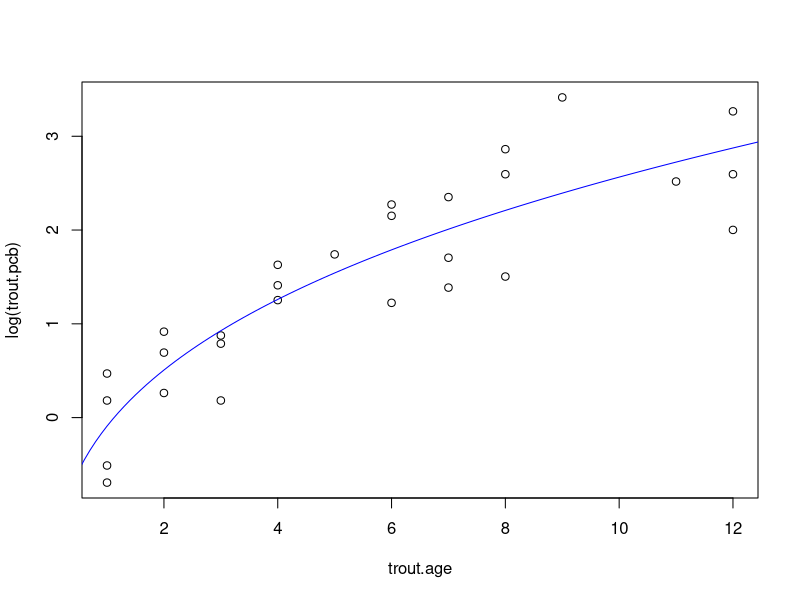
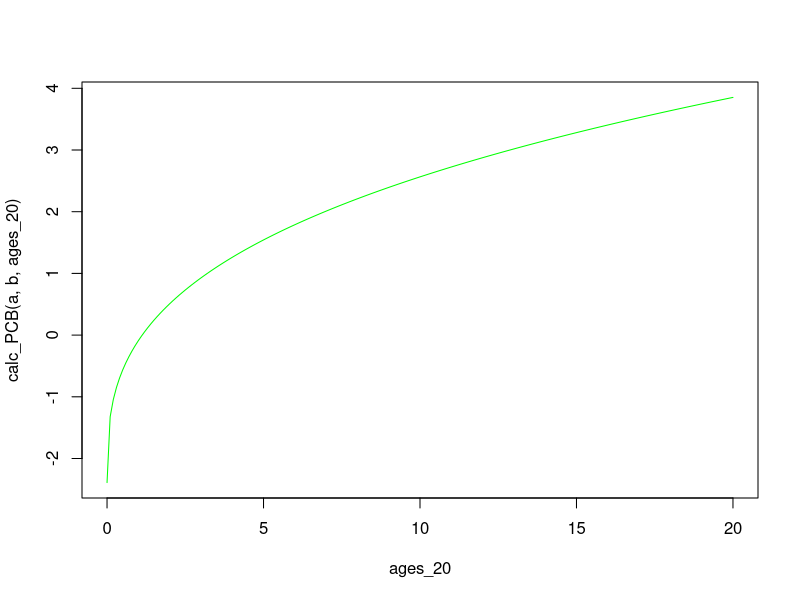
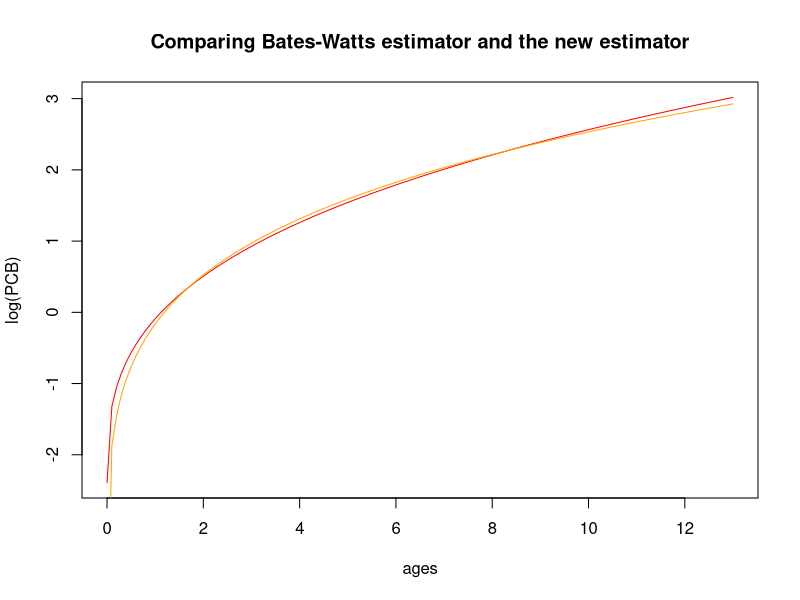

Write the R code that produced these figures, in order.
## ---- chunk 1
#Task 1 - Reproducing the plot for age vs. log(PCB)


ages <- seq(from=0, to=13, by=0.1)
a <- -2.3907
b <- 2.300
l <- a + b*ages^(1/3)
trout.age <- c(1, 1, 1, 1, 2, 2, 2, 3, 3, 3, 4,4, 4, 5, 6, 6, 6, 7, 7, 7, 8, 8,
               8, 9, 11, 12, 12, 12)
trout.pcb <- c(0.6 , 1.6, 0.5, 1.2, 2.0, 1.3, 2.5,2.2, 2.4, 1.2, 3.5, 4.1, 5.1, 5.7,
               3.4, 9.7, 8.6, 4.0, 5.5, 10.5, 17.5,13.4, 4.5, 30.4, 12.4, 13.4, 26.2, 7.4)
plot(x=trout.age, y=log(trout.pcb))
lines(x=ages, y=l, type="l", col="blue")

## ---- chunk 2
#Task 2 - Rewrite log(PCB) as a function

calc_PCB = function(a, b, age) {
  predicted_l <- a + b*age^(1/3)
  return (predicted_l)
}
#calc_PCB(a,b,ages)
## ---- chunk 3
#Task 3 - Extend ages to 20 years

ages_20 <- seq(from=0, to=20, by=0.1)
plot(x=ages_20, y=calc_PCB(a,b,ages_20), "l", col="green")
## ---- chunk 4
#Task 4 - Get Maximum
#ages_20
#calc_PCB(a,b,ages_20)
max(calc_PCB(a,b,ages_20))
## ---- chunk 5
#Task 5 - Non-linear model

a2 = -4.865
b2 = 4.7016
c2 = 0.1969

# Task 5.1 - Rewrite log equation function

calc_PCB2 = function(a,b,c,age) {
  predicted_l = a + b * (age^c) 
  return (predicted_l)
}

# Task 5.2 - Compare
fixed_age = 10
calc_PCB(a,b,fixed_age)
calc_PCB2(a2,b2,c2,fixed_age)

# Task 5.3 - Plot both equations
plot(x=ages, y=l, type="l", col="red", ylab = "log(PCB)", main="Comparing Bates-Watts estimator and the new estimator")
lines(ages, calc_PCB2(a2,b2,c2,ages), type="l", col="orange")

